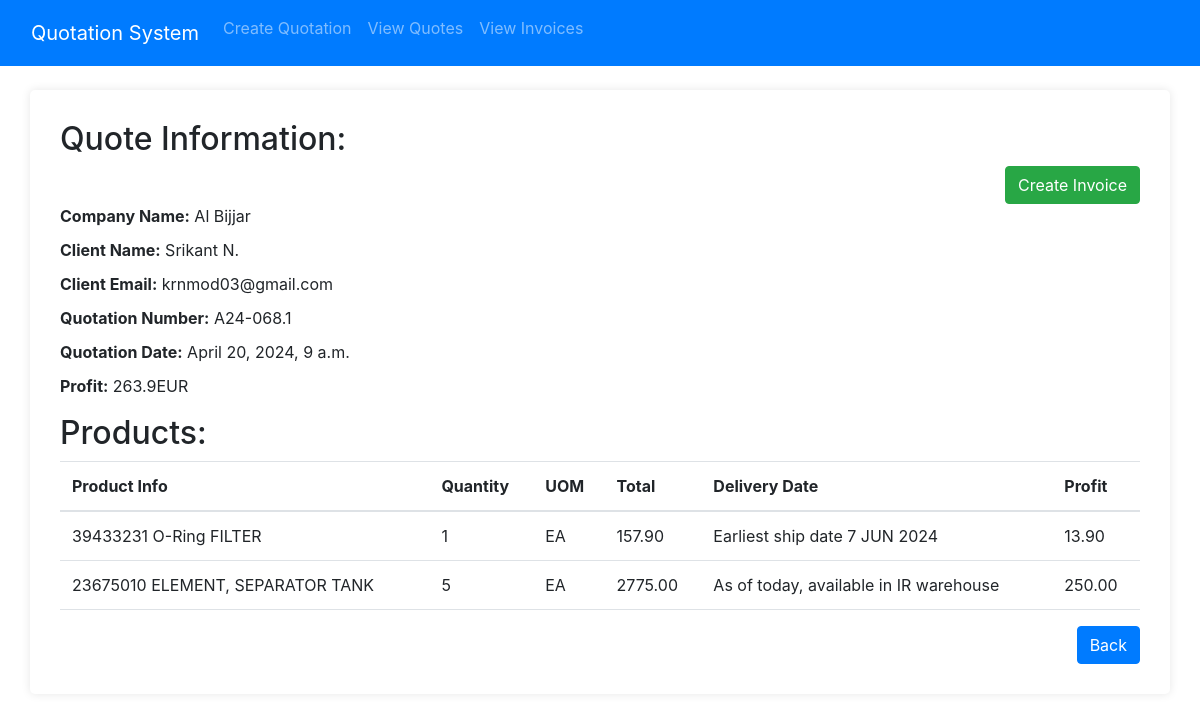
The page /quote/details/88dea4fc-8248-42ee-b40f-6db65ca287c9/ on the database its author committed.
### service/models.py (models this page shows, shortened)
class Quote(models.Model):
    id = models.UUIDField(primary_key=True, default=uuid.uuid4, editable=False)
    company_name = models.CharField(max_length=100)
    client_name = models.CharField(max_length=100)
    client_email = models.EmailField()
    quotation_number = models.CharField(max_length=50)
    vat = models.CharField(max_length=50)
    inco_terms = models.CharField(max_length=100)
    shipment_weight = models.CharField(max_length=50)
    shipment_dimensions = models.CharField(max_length=50)
    pre_tax_total = models.FloatField(default=0.0)
    total_price = models.FloatField(default=0.0)
    profit = models.FloatField(default=0.0)
    date_created = models.DateTimeField(auto_now_add=True)
    date_updated = models.DateTimeField(auto_now=True)

class Product(models.Model):
    quote = models.ForeignKey(Quote, on_delete=models.CASCADE)
    all_info=models.JSONField()
    total_price = models.FloatField(default=0.0)
    date_created = models.DateTimeField(auto_now_add=True)
    date_updated = models.DateTimeField(auto_now=True)

### service/views.py (the view)
# urls.py: path('quote/details/<uuid:quote_id>/', view_single_quote, name='view_single'),
def view_single_quote(request, quote_id):
    quote = Quote.objects.get(id=quote_id)
    products = quote.product_set.all()  # Fetch related products for the quote
    return render(request, 'view_single_quote.html', {'quote': quote, 'products': products})

### templates/view_single_quote.html (shortened to what this page needs)
{% include 'nav.html' %}
<!DOCTYPE html>
<html lang="en">
<head>
  <link href="https://stackpath.bootstrapcdn.com/bootstrap/4.5.2/css/bootstrap.min.css" rel="stylesheet">
</head>
<body>
  <div class="container mt-4 mb-4">
    <h2>Quote Information:</h2>
    <div class="text-end">
      <a href="{% url 'finalise_invoice' quote.id %}" class="btn btn-success">Create Invoice</a>
    </div>
    <ul>
      <li><strong>Company Name:</strong> {{ quote.company_name }}</li>
      <li><strong>Client Name:</strong> {{ quote.client_name }}</li>
      <li><strong>Client Email:</strong> {{ quote.client_email }}</li>
      <li><strong>Quotation Number:</strong> {{ quote.quotation_number }}</li>
      <li><strong>Quotation Date:</strong> {{ quote.date_created }}</li>
      <li><strong>Profit:</strong> {{quote.profit}}EUR</li>
    </ul>
    <h2>Products:</h2>
    <table class="table">
      <thead>
        <tr>
          <th>Product Info</th>
          <th>Quantity</th>
          <th>UOM</th>
          <th>Total</th>
          <th>Delivery Date</th>
          <th>Profit</th>
        </tr>
      </thead>
      <tbody>
        {% for product in products %}
        <tr>
          <td>{{ product.all_info.productName }}</td>
          <td>{{ product.all_info.quantity }}</td>
          <td>{{ product.all_info.uom }}</td>
          <td>{{ product.all_info.total }}</td>
          <td>{{product.all_info.deliveryDate}}</td>
          <td>{{product.all_info.profit}}</td>
        </tr>
        {% endfor %}
      </tbody>
    </table>
    <div class="text-end">
      <a href="{% url 'view_all' %}" class="btn btn-primary text-end">Back</a>
    </div>
  </div>
</body>
</html>

### templates/view_single_quote.html (style rules this page uses)
.container { background-color: #fff; border-radius: 5px; padding: 30px; box-shadow: 0px 0px 10px rgba(0, 0, 0, 0.1); }
ul { list-style-type: none; padding: 0; }
ul li { margin-bottom: 10px; }

### rows shown on the page
Quote: company_name "Al Bijjar", client_name "Srikant N.", client_email "krnmod03@gmail.com", quotation_number "A24-068.1", date_created "April 20, 2024, 9 a.m.", profit "263.9"
Product: all_info.productName "39433231 O-Ring FILTER", all_info.quantity "1", all_info.uom "EA", all_info.total "157.90", all_info.deliveryDate "Earliest ship date 7 JUN 2024", all_info.profit "13.90"
Product: all_info.productName "23675010 ELEMENT, SEPARATOR TANK", all_info.quantity "5", all_info.uom "EA", all_info.total "2775.00", all_info.deliveryDate "As of today, available in IR warehouse", all_info.profit "250.00"
